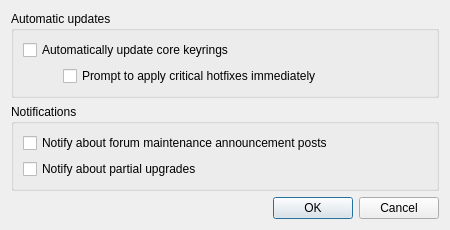
<?xml version="1.0" encoding="UTF-8"?>
<ui version="4.0">
 <class>SettingsDialog</class>
 <widget class="QWidget" name="SettingsDialog">
  <property name="geometry">
   <rect>
    <x>0</x>
    <y>0</y>
    <width>450</width>
    <height>226</height>
   </rect>
  </property>
  <property name="windowIcon">
   <iconset theme="garuda-system-maintenance"/>
  </property>
  <layout class="QVBoxLayout" name="verticalLayout">
   <item>
    <widget class="QGroupBox" name="groupBox">
     <property name="title">
      <string>Automatic updates</string>
     </property>
     <layout class="QVBoxLayout" name="verticalLayout">
      <item>
       <widget class="QCheckBox" name="updateKeyrings">
        <property name="text">
         <string>Automatically update core keyrings</string>
        </property>
       </widget>
      </item>
      <item>
       <layout class="QHBoxLayout" name="horizontalLayout">
        <item>
         <spacer name="horizontalSpacer">
          <property name="orientation">
           <enum>Qt::Horizontal</enum>
          </property>
          <property name="sizeType">
           <enum>QSizePolicy::Fixed</enum>
          </property>
          <property name="sizeHint" stdset="0">
           <size>
            <width>40</width>
            <height>20</height>
           </size>
          </property>
         </spacer>
        </item>
        <item>
         <widget class="QCheckBox" name="updateHotfixes">
          <property name="text">
           <string>Prompt to apply critical hotfixes immediately</string>
          </property>
         </widget>
        </item>
       </layout>
      </item>
     </layout>
    </widget>
   </item>
   <item>
    <widget class="QGroupBox" name="groupBox">
     <property name="title">
      <string>Notifications</string>
     </property>
     <layout class="QVBoxLayout" name="verticalLayout_2">
      <item>
       <widget class="QCheckBox" name="notifyForum">
        <property name="text">
         <string>Notify about forum maintenance announcement posts</string>
        </property>
       </widget>
      </item>
      <item>
       <widget class="QCheckBox" name="notifyPartialUpgrade">
        <property name="text">
         <string>Notify about partial upgrades</string>
        </property>
       </widget>
      </item>
     </layout>
    </widget>
   </item>
   <item>
    <spacer name="verticalSpacer">
     <property name="orientation">
      <enum>Qt::Vertical</enum>
     </property>
     <property name="sizeHint" stdset="0">
      <size>
       <width>20</width>
       <height>40</height>
      </size>
     </property>
    </spacer>
   </item>
   <item>
    <widget class="QDialogButtonBox" name="buttonBox">
     <property name="standardButtons">
      <set>QDialogButtonBox::Cancel|QDialogButtonBox::Ok</set>
     </property>
    </widget>
   </item>
  </layout>
 </widget>
 <resources/>
 <connections/>
</ui>
